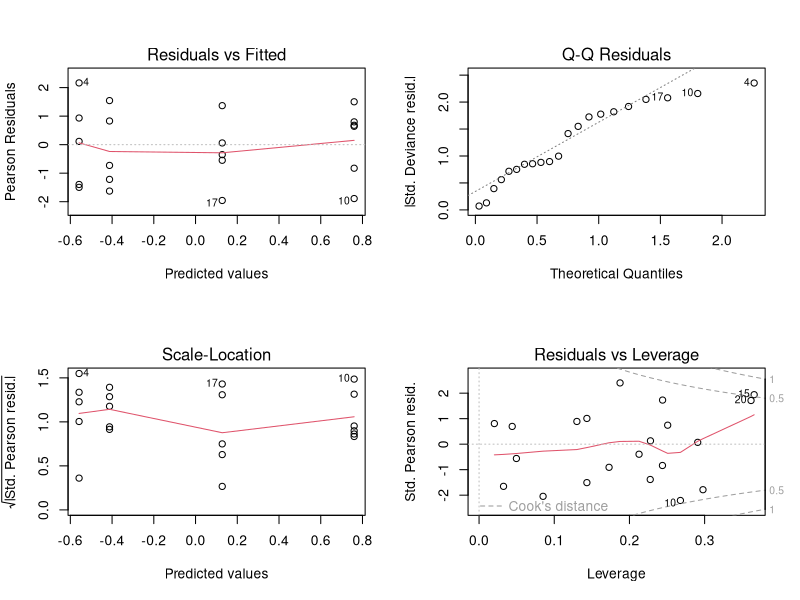
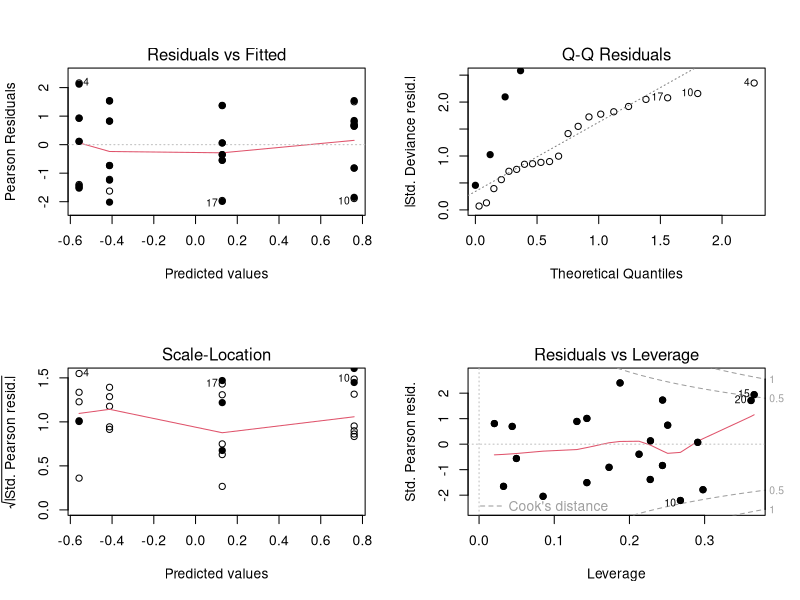
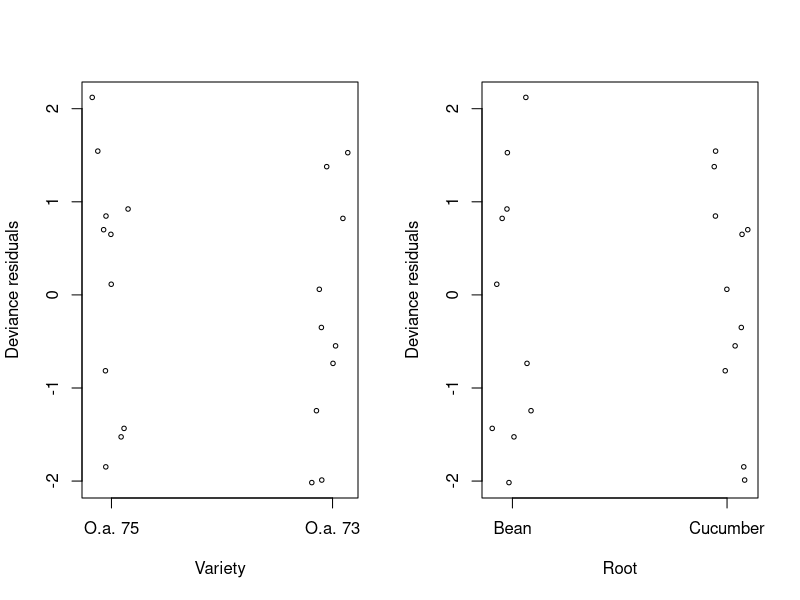
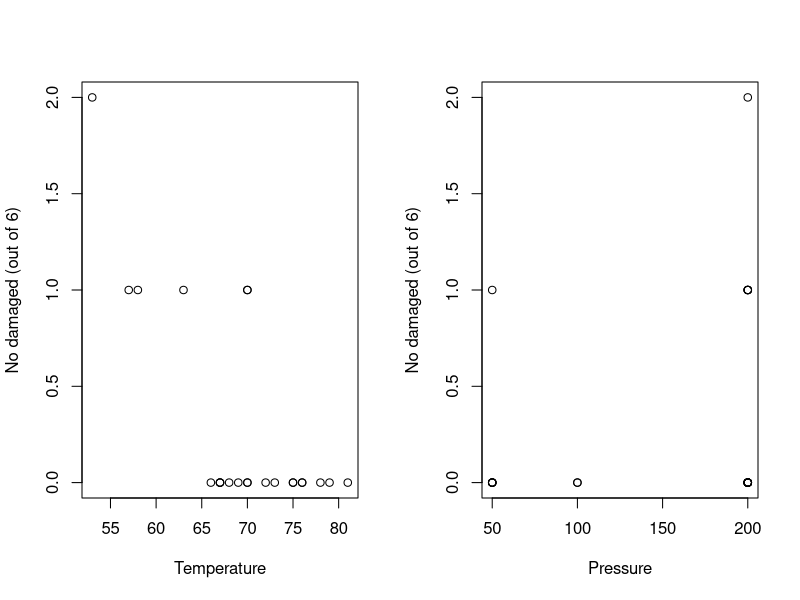
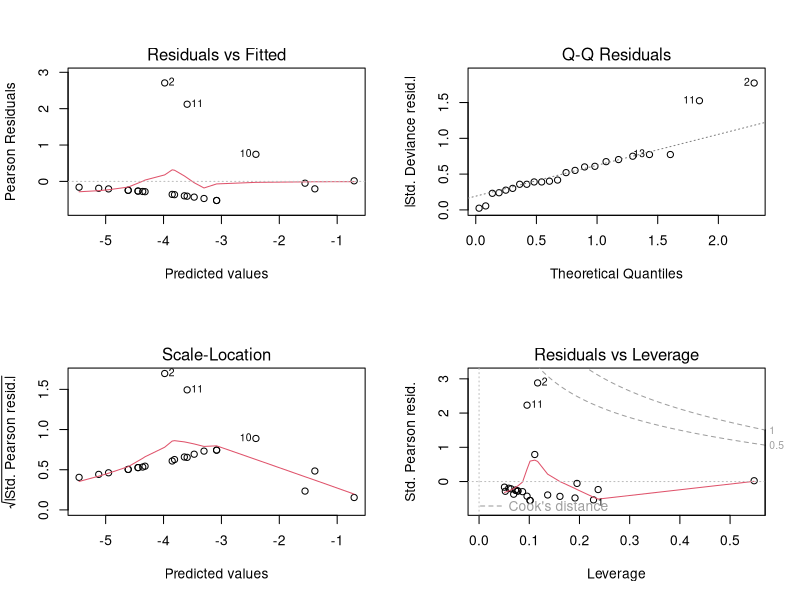
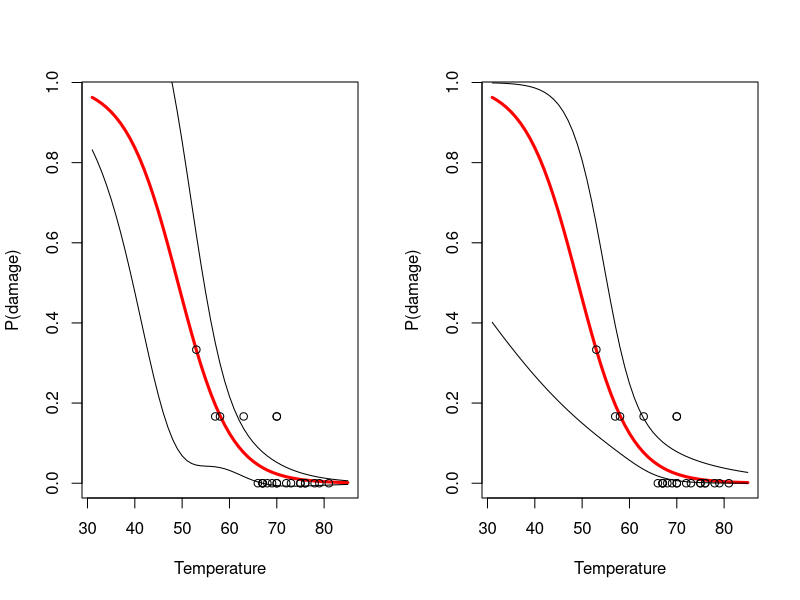
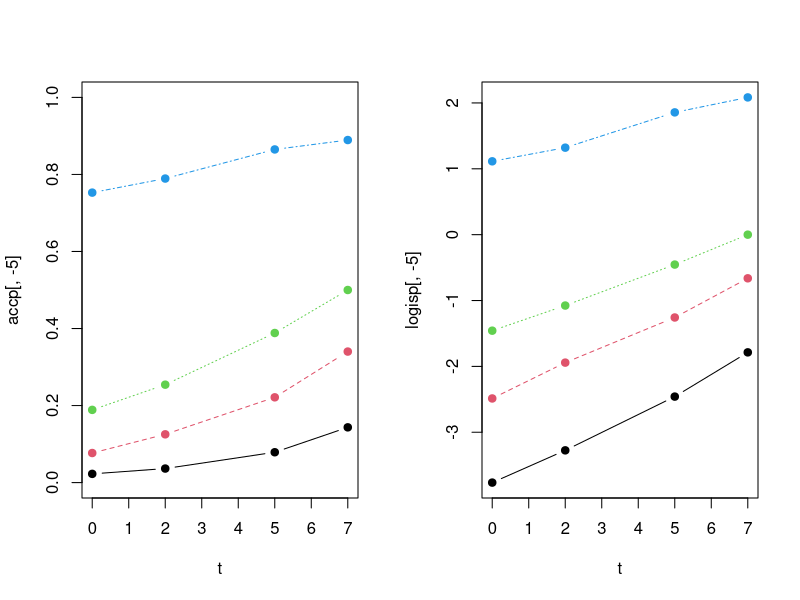

Write R code to recreate these figures, in order. (Note: this script raises an error after producing the figures.)
setwd("~/DTU/Courses/ADSM/Lectures/lec7")
##################################################
## 1: Seeds (binomial)
##################################################
rm(list=ls())
dat <- read.table("seed.dat", sep = ";",  header = TRUE)
head(dat)
str(dat)

dat$variety <- as.factor(dat$variety)
dat$root <- as.factor(dat$root)
dat$resp <- cbind(dat$y, (dat$n - dat$y))
fit1 <- glm(resp ~ variety * root,
            family = binomial,
            data = dat)
fit1

par(mfrow=c(2,2))
plot(fit1)
## No concerns here

# just to illustrate calculations....
w <- dat$n
X <- model.matrix(fit1)
eta <- predict(fit1,type="link")
mu <- predict(fit1,type="response")
Vmu <- mu*(1-mu)
W <- diag(1/(1+exp(-eta))^4*exp(-2*eta)*1/Vmu)*w
H <- sqrt(W)%*%X%*%solve(t(X)%*%W%*%X)%*%t(X)%*%sqrt(W)
h <- diag(H)
stdDevRes <- residuals(fit1,type="deviance")*sqrt(w)/(sqrt(1-diag(H)))

par(mfrow=c(2,2)) 
plot(fit1,which=1)
points(predict(fit1,type="link"),residuals(fit1,type="deviance"),
       pch=19)

plot(fit1,which=2)
points(qnorm((1:21-0.5)/21),sort(stdDevRes),
       pch=19)

plot(fit1,which=3)
points(predict(fit1,type="link"),sqrt(abs(stdDevRes)),
       pch=19)

plot(fit1,which=5)
rps <- (dat$y/dat$n-mu)/sqrt(mu*(1-mu)*(1-h)/dat$n)
points(h,rps,pch=19)

# Goodness of fit test
summary(fit1)
(pval <- 1 - pchisq(33.28, 17))
## So the assumption is rejected

par(mfrow=c(1,2))
resDev <- residuals(fit1,type="deviance")
plot(jitter(as.numeric(dat$variety), amount=0.1), resDev,
     xlab="Variety", ylab="Deviance residuals", cex=0.6,
     axes=FALSE)
box()
axis(1,label=c("O.a. 75", "O.a. 73" ),at=c(1,2))
axis(2)
plot(jitter(as.numeric(dat$root),
            amount=0.1), resDev, xlab= "Root" ,
ylab="Deviance residuals", cex=0.6, axes=FALSE)
box()
axis(1,label=c("Bean","Cucumber"),at=c(1,2))
axis(2)
## Doesn't seems to be systematic effects here..

# Including overdispersion
fit2 <- glm(resp ~ variety * root,
          family = quasibinomial, data = dat)
summary(fit2)

# JUST TO COMPARE THIS MODEL IS CONSIDERED WRONG HERE
confint(fit1)
confint(fit2) # Wider CI's

## Model reduction
drop1(fit2, test = "F")

fit3 <- glm(resp ~ variety + root,
            family = quasibinomial,
            data = dat)
drop1(fit3, test = "F")

fit4<-glm(resp ~ root,
          family = quasibinomial, data = dat)
drop1(fit4, test="F")
summary(fit4)

par <- coef(fit4)
par ## Germination more likeli on root2

std<-sqrt(diag(vcov(fit4)))
std

par+std%o%c(lower=-1,upper=1)*qt(0.975,19)

confint.default(fit4)
# same as above but with quantile qnorm(0.975)
confint(fit4) ## profile likelihood based

# Odds ratio
exp(coef(fit4)[2])
exp(confint(fit4)[2, ])



##################################################
## 2: Accident rates (Posison)
##################################################
dat <- data.frame(sex = c("F", "M"),
                  years = c(17.3,21.4),
                  y = c(175, 320))

fit1<-glm(y~offset(log(years))+sex,family=poisson,data=dat)
## Note included offset.
anova(fit1,test= "Chisq")

summary(fit1)
## More likely that elderly males are involved in accidents

## Odds ratio:
exp(coef(fit1)[2])
## or
(320/21.4)/(175/17.3)

####################################################################
## 3: Challenger (Binomial)
####################################################################
dat<-read.table("challenger_data.txt",header=TRUE)
dat
par(mfrow=c(1,2))
plot(dat$temp, dat$failed, xlab= ' Temperature ' ,
     ylab= ' No damaged (out of 6) ' )
plot(dat$pres, dat$failed, xlab= ' Pressure ' ,
     ylab= ' No damaged (out of 6) ' )

dat$resp<-cbind(dat$failed,dat$n-dat$failed)

fit0<-glm(formula = resp ~ temp+pres,
          family = binomial(link = logit),
          data = dat)
summary(fit0)

## Different parametrization
fit02<-glm(formula = I(failed/n) ~ temp+pres,
          family = binomial(link = logit),
          data = dat,weights=dat$n)
summary(fit02)
summary(fit0)

1-pchisq(9.4,df=20)
par(mfrow=c(2,2))
plot(fit0)
## many zeros (small samples) imply "bad" dianostic plots

drop1(fit0, test= "Chisq" )


fit1<-glm(formula = resp ~ temp,
          family = binomial(link = logit),
          data = dat)
drop1(fit1, test= "Chisq" )

summary(fit1)
1-pchisq(9.5,df=21) ## accept, but the chi^2 app. is not good in this case

par(mfrow=c(1,2))
tmp <- 31:85
pred<-predict(fit1, type= "response" , newdata=data.frame(temp=tmp),se=TRUE)
plot(tmp, pred$fit, type= "l" , lwd=3, col= "red" , xlab= "Temperature" , ylab= "P(damage)" )
points(dat$temp,dat$fail/dat$n)
lines(tmp,pred$fit+2*pred$se.fit)
lines(tmp,pred$fit-2*pred$se.fit)
coef(fit1)

logit <- function(x){  exp(x)/(1+exp(x))    }
pred<-predict(fit1, type= "link" , newdata=data.frame(temp=tmp),se=TRUE)
plot(tmp, logit(pred$fit), type= "l" , lwd=3, col= "red" , xlab= "Temperature" , ylab= "P(damage)" )
points(dat$temp,dat$fail/dat$n)
lines(tmp,logit(pred$fit+2*pred$se.fit))
lines(tmp,logit(pred$fit-2*pred$se.fit))
coef(fit1)
##################################################
##
##################################################



####################################################
## 4: Example 4.12 (Multinomial)
####################################################
rm(list=ls())
vdiss <- c( 234,  41,  42, 35)
diss  <- c( 559, 100,  76, 48)
neu   <- c(1157, 145,  89, 39)
sat   <- c(5826, 602, 254, 95)
vsat  <- c(2553, 237,  72, 27)

(tab <- cbind(vdiss, diss, neu, sat, vsat))
tot <- rowSums(tab)

tabp <- tab/tot
(accp <- t(apply(tabp,1,cumsum)))
t <- c(0,2,5,7)

par(mfrow=c(1,2))
matplot(t, accp[ ,-5], pch = 19,
        ylim = c(0,1), type = "b")

logisp <- log(accp[ ,-5]/(1 - accp[ ,-5]))

matplot(t, logisp[ ,-5], pch = 19,
        type = "b")

dat <- rbind(data.frame(y=vdiss,t=t,n=tot,level="vdiss"),
             data.frame(y=diss+vdiss,t=t,n=tot,level="diss"),
             data.frame(y=neu+diss+vdiss,t=t,n=tot,level="neu"),
             data.frame(y=sat+neu+diss+vdiss,t=t,n=tot,level="sat"))


## Model
dat$resp <- cbind(dat$y,dat$n-dat$y)
glmTot <- glm(resp~factor(t)*level,data=dat, family=binomial) # Satuated model
pred01 <- predict(glmTot,type="link",se=TRUE)

## Unceartainty on obs (using the satuated model)
levels <- levels(dat$level)
for(i in 1:length(t)){
  for(j in 1:length(levels)){
    I <- dat$level==levels[j] & dat$t==t[i]
    lines(t[i]*c(1,1),pred01$fit[I]+c(-2,2)*pred01$se.fit[I],col=j)
  }
}

## Two models
glm1 <- glm(resp~t*level, data=dat, family=binomial)
glm2 <- glm(resp~t+level, data=dat, family=binomial)

pred11 <- predict(glm1,type="link",se=TRUE)

matplot(t, logisp[ ,-5], pch = 19,
        type = "p")

for(i in 1:4){
  lines(t,pred11$fit[dat$level==levels[i]],col=i)
}


anova(glm1,glmTot,test="Chisq")
anova(glm2,glm1,test="Chisq") ## we need diff. slopes


drop1(glm1,test="Chisq") # I.e. different slopes
## These the deviances are not independent hence these are approximative.

summary(glm1)

par(mfrow=c(2,2))
plot(glm1)

anova(glm1,glm2,test="Chisq") # I.e. different slopes


1-pchisq(2.01,df=8)

## Plot the result
par(mfrow=c(1,1))
pred1 <- predict(glm1,type="response",se=TRUE)
matplot(t, accp[ ,-5], pch = "x",
        ylim = c(0,1), type = "p")

for(i in 1:4){
  lines(t,pred1$fit[dat$level==levels[i]],col=i)
}

## UNceartainties
for(i in 1:length(t)){
  for(j in 1:length(levels)){
    I <- dat$level==levels[j] & dat$t==t[i]
    lines(t[i]*c(1,1),pred1$fit[I]+c(-2,2)*pred1$se.fit[I],col=j)
  }
}

## Extrapolating
par(mfrow=c(1,2))
time <- 0:20
newdat<-data.frame(t=rep(time,4),level=rep(c("vdiss","diss","neu","sat"),each=length(time)))

pred <- predict(glm1,newdata=newdat,type="response",se=TRUE)
plot(time,pred$fit[newdat$level=="vdiss"],type="l",ylim=c(0,1))
lines(time,pred$fit[newdat$level=="diss"],lty=2,ylim=c(0,1))
lines(time,pred$fit[newdat$level=="neu"],lty=3,ylim=c(0,1))
lines(time,pred$fit[newdat$level=="sat"],lty=4,ylim=c(0,1))


time <- 0:20
newdat<-data.frame(t=rep(time,4),level=rep(c("vdiss","diss","neu","sat"),each=length(time)))

pred <- predict(glm1,newdata=newdat,type="link",se=TRUE)
plot(time,pred$fit[newdat$level=="vdiss"],type="l",ylim=range(pred$fit))
lines(time,pred$fit[newdat$level=="diss"],lty=2)
lines(time,pred$fit[newdat$level=="neu"],lty=3)
lines(time,pred$fit[newdat$level=="sat"],lty=4)



##################################################
## 5: Example 4.13 (Gamma)
##################################################
var <- c(1.29,1.223,0.8248)
nsheets <- c(3,5,7)
wgt <- c(2,4,6)/2

fit0 <- glm(var~-1+nsheets,family=Gamma(link=inverse),weights=wgt)
summary(fit0)

par(mfrow=c(2,2))
plot(fit0) ## useless with 3 obs

nshet <- 1:10
pred.link <- predict(fit0, type= "link" ,
                     newdata=data.frame(nsheets=nshet),se=TRUE)
pred.resp <-predict(fit0, type= "response" ,
                    newdata=data.frame(nsheets=nshet),se=TRUE)

pred.link
pred.resp



##################################################
## end
##################################################
